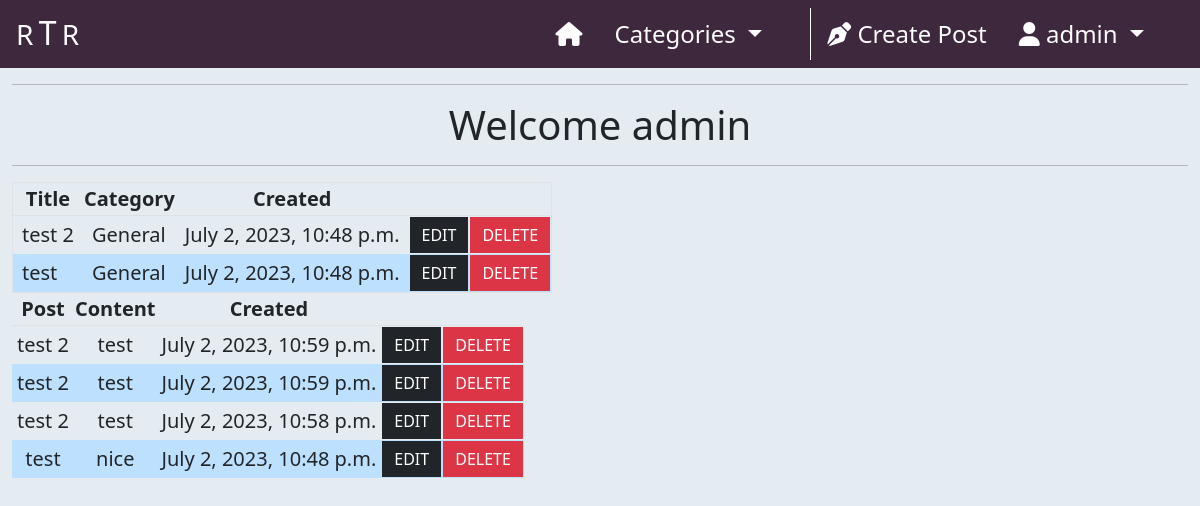
The app's page /profile/ (signed in), older data.
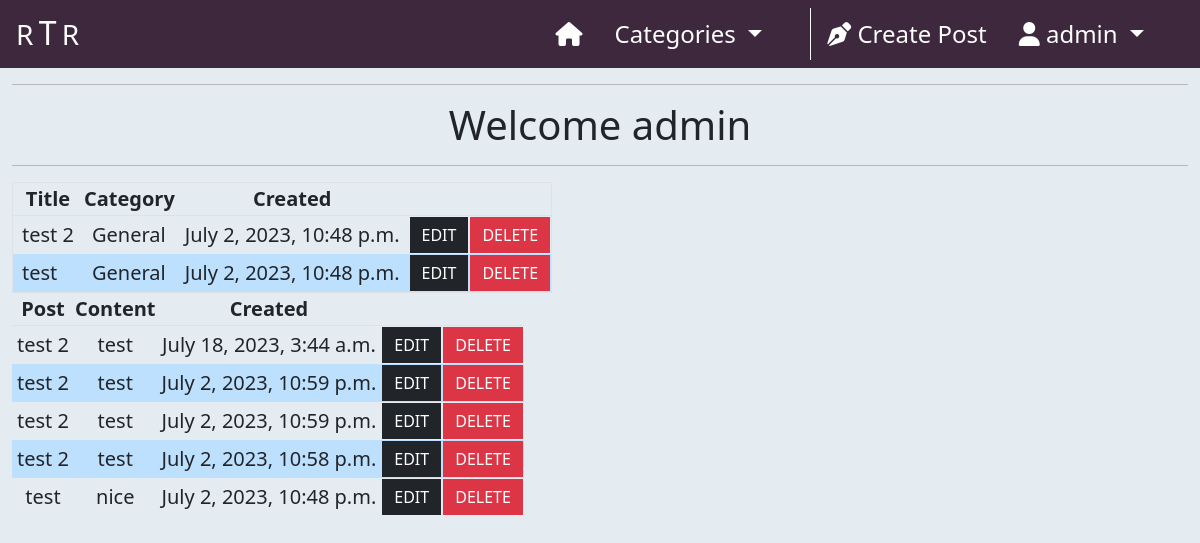
The same page, newer data.
### home/models.py (models this page shows, shortened)
class Post(models.Model):
    title = models.CharField(max_length=200, unique=True)
    slug = models.SlugField(
        max_length=200,
        unique=True,
        null=True,
        blank=True
    )
    author = models.ForeignKey(
        User,
        on_delete=models.CASCADE,
        related_name='posts'
    )
    excerpt = models.TextField(max_length=300, null=True, blank=True)
    content = models.TextField()
    category = models.ForeignKey(
        Category,
        max_length=30,
        null=True,
        blank=True,
        on_delete=models.SET_NULL
    )
    created_on = models.DateTimeField(auto_now_add=True)
    status = models.IntegerField(choices=STATUS, default=1)
    likes = models.ManyToManyField(User, related_name='likes', blank=True)
    class Meta:
        ordering = ['-created_on']
    def __str__(self):
        return self.title

class Category(models.Model):
    class Meta:
        verbose_name_plural = 'Categories'
    friendly_name = models.CharField(max_length=254)
    name = models.CharField(max_length=254, null=True, blank=True)
    def __str__(self):
        return self.name
    def get_friendly_name(self):
        return self.friendly_name

class Comment(models.Model):
    post = models.ForeignKey(
        Post,
        on_delete=models.CASCADE,
        related_name="comments"
    )
    author = models.ForeignKey(
        User,
        on_delete=models.CASCADE,
        related_name='user_comments'
    )
    body = models.TextField(max_length=300)
    created_on = models.DateTimeField(auto_now_add=True)
    approved = models.BooleanField(default=True)
    parent = models.ForeignKey(
        'self',
        null=True,
        blank=True,
        on_delete=models.CASCADE,
        related_name='replies'
    )
    class Meta:
        ordering = ['-created_on']

### profiles/views.py (the view)
# urls.py: path('', views.profile_view, name="profile"),
def profile_view(request):
    profile = get_object_or_404(UserProfile, id=request.user.id)
    posts = Post.objects.filter(
        author=profile.user.id
    ).order_by('-created_on')
    comments = Comment.objects.filter(
        author=request.user.id
    ).order_by('-created_on')
    return render(
        request,
        "profiles/profile.html",
        {
            'profile': profile,
            'posts': posts,
            'comments': comments,
        },
    )

### home/context_processors.py (called while the page is built)
def categories(request):
    return {
        'categories': Category.objects.all()
    }

### profiles/templates/profiles/profile.html
{% extends "base.html" %}
{% load static %}
{% block content %}
    <div class="container-fluid">
        <div class="row">
            <div class="col-12 text-center">
                <hr>
                <h1>Welcome {{ request.user.username }}</h1>
                <hr>
            </div>
        </div>
        <div class="row">
            <div class="col-12">
                <table class="border">
                    <tr class="text-center border-bottom">
                        <th class="fs-5">Title</th>
                        <th class="fs-5">Category</th>
                        <th class="fs-5">Created</th>
                    </tr>
                    {% for post in posts %}
                        <tr {% if forloop.counter|divisibleby:2 %} style="background-color: #bee0ff;" {% endif %}>
                            <td><span class="fs-5 mx-2">{{ post.title }}</span></td>
                            <td><span class="fs-5 mx-2">{{ post.category|title }}</span></td>
                            <td><span class="fs-5 mx-2">{{ post.created_on }}</span></td>
                            <td><a class="btn btn-dark border-0 rounded-0" href="{% url 'edit_post' post.slug %}">EDIT</a></td>
                            <td><a class="btn btn-danger border-0 rounded-0" href="{% url 'edit_post' post.slug %}">DELETE</a></td>
                        </tr>
                    {% endfor %}
                </table>
            </div>
        </div>
        <div class="row">
            <div class="col-12">
                <table>
                    <tr class="text-center border-bottom">
                        <th><span class="fs-5">Post</span></th>
                        <th><span class="fs-5">Content</span></th>
                        <th><span class="fs-5">Created</span></th>
                    </tr>
                    {% for comment in comments %}
                        <tr {% if forloop.counter|divisibleby:2 %} style="background-color: #bee0ff;" {% endif %}>
                            <td class="text-center"><span class="fs-5 mx-1">{{ comment.post }}</span></td>
                            <td class="text-center"><span class="fs-5 mx-1">{{ comment.body }}</span></td>
                            <td class="text-center"><span class="fs-5 mx-1">{{ comment.created_on }}</span></td>
                            <td class="text-center"><a class="btn btn-dark border-0 rounded-0" href="">EDIT</a></td>
                            <td class="text-center"><a class="btn btn-danger border-0 rounded-0" href="">DELETE</a></td>
                        </tr>
                    {% endfor %}
                </table>
            </div>
        </div>
    </div>
{% endblock %}

Row changes from the older to the newer data that the page shows:
added Comment: post "test 2", body "test", created_on "July 18, 2023, 3:44 a.m."
